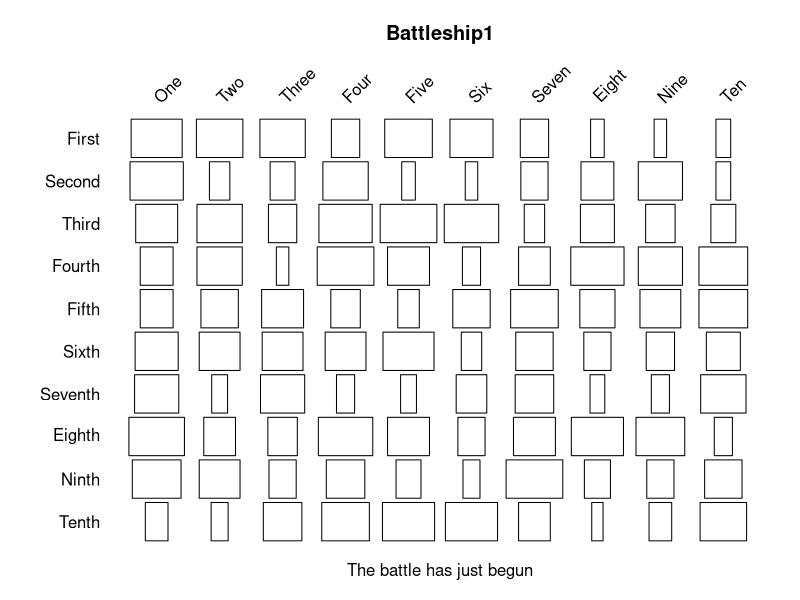

This chart was generated by the following R code:
library(plotrix)


### Name: battleship.plot
### Title: Display a matrix of values as the widths of stacked rectangles
### Aliases: battleship.plot
### Keywords: misc

### ** Examples

 x<-matrix(sample(10:50,100,TRUE),10)
 xaxlab=c("One","Two","Three","Four","Five","Six","Seven","Eight","Nine","Ten")
 yaxlab=c("First","Second","Third","Fourth","Fifth","Sixth","Seventh",
  "Eighth","Ninth","Tenth")
 battleship.plot(x,xlab="The battle has just begun",main="Battleship1",
  xaxlab=xaxlab,yaxlab=yaxlab)
